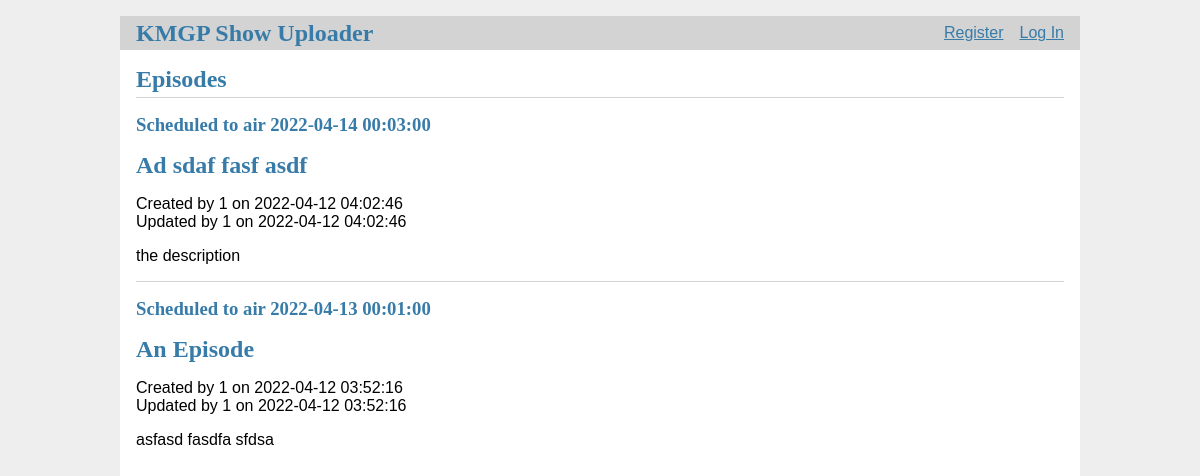
The page / on the database its author committed.
### tables this page shows
CREATE TABLE Episodes (
  id INTEGER PRIMARY KEY AUTOINCREMENT,
  show_id INTEGER NOT NULL,
  title TEXT NOT NULL,
  air_date TIMESTAMP NOT NULL,
  url TEXT NOT NULL,
  description TEXT NOT NULL,
  created_by INTEGER NOT NULL,
  updated_by INTEGER NOT NULL,
  created_at TIMESTAMP NOT NULL DEFAULT CURRENT_TIMESTAMP,
  updated_at TIMESTAMP NOT NULL DEFAULT CURRENT_TIMESTAMP,
  FOREIGN KEY (show_id) REFERENCES Shows (id),
  FOREIGN KEY (created_by) REFERENCES Users (id),
  FOREIGN KEY (updated_by) REFERENCES Users (id)
);

### scheduler/scheduler.py (the view)
@bp.route("/")
def index():
    db = get_db()
    episodes = db.execute(
        "SELECT e.id, show_id, title, air_date, url, description, created_by, updated_by, created_at, updated_at"
        " FROM Episodes e"
        " ORDER BY air_date DESC"
    ).fetchall()
    return render_template("scheduler/index.html", episodes=episodes)

### scheduler/auth.py (called while the page is built)
@bp.before_app_request
def load_logged_in_user():
    user_id = session.get("user_id")
    if user_id is None:
        g.user = None
    else:
        g.user = (
            get_db().execute("SELECT * FROM Users WHERE id = ?", (user_id,)).fetchone()
        )

### scheduler/db.py (called while the page is built)
def get_db():
    if "db" not in g:
        g.db = sqlite3.connect(
            current_app.config["DATABASE"], detect_types=sqlite3.PARSE_DECLTYPES
        )
        g.db.row_factory = sqlite3.Row
    return g.db

### scheduler/templates/scheduler/index.html (shortened to what this page needs)
{% extends 'base.html' %}
{% block header %}
  <h1>{% block title %}Episodes{% endblock %}</h1>
{% endblock %}
{% block content %}
  {% for episode in episodes %}
    <article class="episode">
      <header>
        <div>
          <h1>Scheduled to air {{ episode['air_date'].isoformat(" ") }}</h1>
          <h2>{{ episode['title'] }}</h2>
          <div class="about">Created by {{ episode['created_by'] }} on {{ episode['created_at'].isoformat(" ") }}</div>
          <div class="about">Updated by {{ episode['updated_by'] }} on {{ episode['updated_at'].isoformat(" ") }}</div>
        </div>
      </header>
      <p class="body">{{ episode['description'] }}</p>
    </article>
    {% if not loop.last %}
      <hr>
    {% endif %}
  {% endfor %}
{% endblock %}

### scheduler/templates/base.html (shortened to what this page needs)
<!doctype html>
<link rel="stylesheet" href="{{ url_for('static', filename='style.css') }}">
<nav>
  <h1><a href="{{ url_for('index') }}">KMGP Show Uploader</a></h1>
  <ul>
    {% if g.user %}
      <li><span>{{ g.user['username'] }}</span>
      <li><a href="{{ url_for('auth.logout') }}">Log Out</a>
    {% else %}
      <li><a href="{{ url_for('auth.register') }}">Register</a>
      <li><a href="{{ url_for('auth.login') }}">Log In</a>
    {% endif %}
  </ul>
</nav>
<section class="content">
  <header>
    {% block header %}{% endblock %}
  </header>
  {% block content %}{% endblock %}
</section>

### scheduler/static/style.css (style rules this page uses)
h1, h2, h3, h4, h5, h6 { font-family: serif; color: #377ba8; margin: 1rem 0; }
a { color: #377ba8; }
hr { border: none; border-top: 1px solid lightgray; }
nav { background: lightgray; display: flex; align-items: center; padding: 0 0.5rem; }
nav h1 { flex: auto; margin: 0; }
nav h1 a { text-decoration: none; padding: 0.25rem 0.5rem; }
nav ul { display: flex; list-style: none; margin: 0; padding: 0; }
nav ul li a, nav ul li span, header .action { display: block; padding: 0.5rem; }
.content { padding: 0 1rem 1rem; }
.content > header { border-bottom: 1px solid lightgray; display: flex; align-items: flex-end; }
.content > header h1 { flex: auto; margin: 1rem 0 0.25rem 0; }
.content:last-child { margin-bottom: 0; }

### rows shown on the page
Episodes: air_date "2022-04-14 00:03:00", title "Ad sdaf fasf asdf", created_by "1", created_at "2022-04-12 04:02:46", updated_by "1", updated_at "2022-04-12 04:02:46", description "the description"
Episodes: air_date "2022-04-13 00:01:00", title "An Episode", created_by "1", created_at "2022-04-12 03:52:16", updated_by "1", updated_at "2022-04-12 03:52:16", description "asfasd fasdfa sfdsa"
